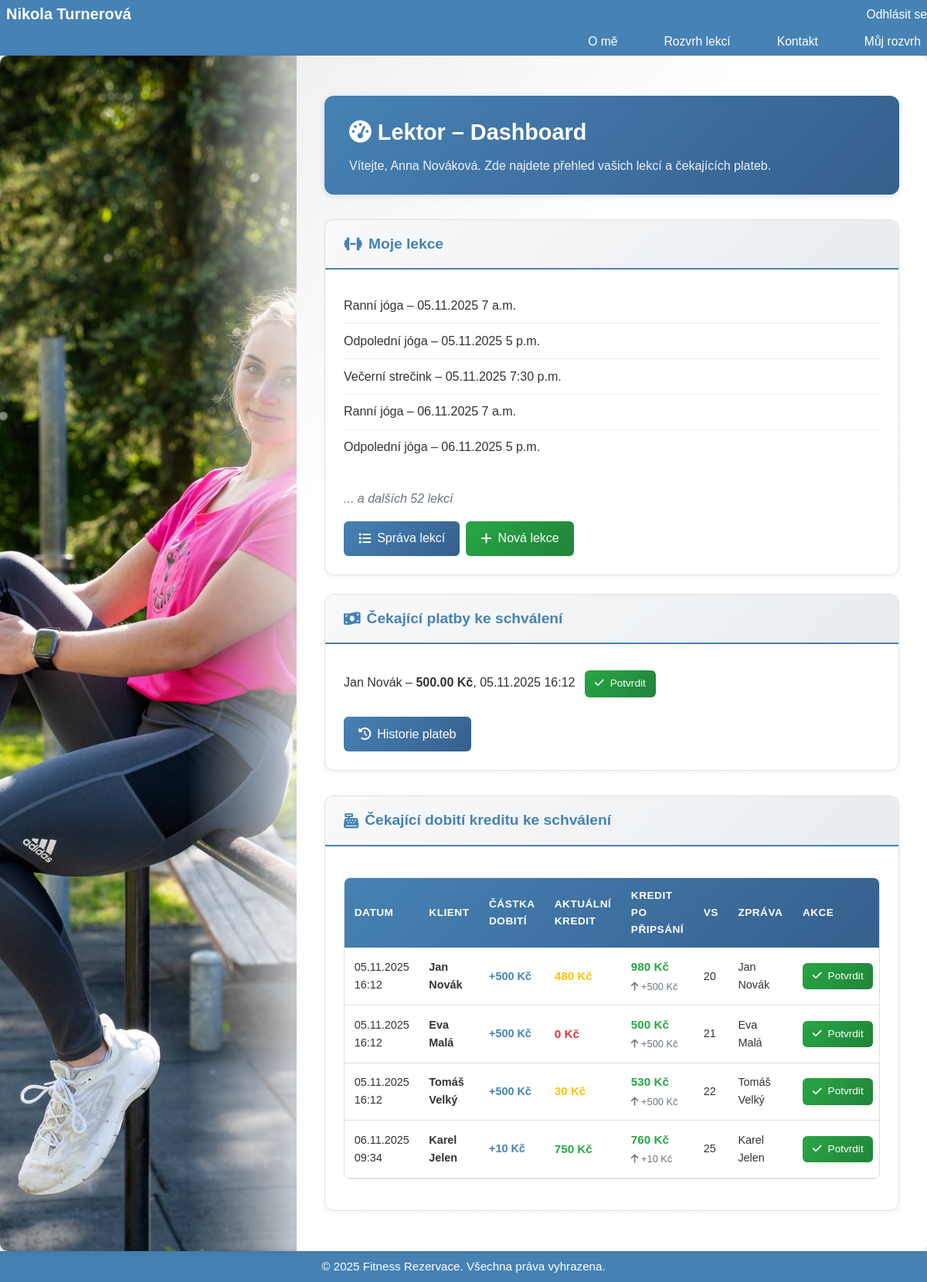
The app's page /accounts/instructor/dashboard/ (signed in) with its own data.
### accounts/models.py (models this page shows, shortened)
class User(AbstractUser):
    USER_TYPE_CHOICES = (
        ('instructor', 'Lektor'),
        ('client', 'Klient'),
    )
    user_type = models.CharField(max_length=10, choices=USER_TYPE_CHOICES)
    credits = models.DecimalField(
        max_digits=10,
        decimal_places=2,
        default=0,
        validators=[MinValueValidator(0)]
    )
    phone = models.CharField(max_length=20, blank=True)
    bio = models.TextField(blank=True)
    @property
    def is_instructor(self) -> bool:
        return self.user_type == 'instructor'

### bookings/models.py (models this page shows, shortened)
class Lesson(models.Model):
    instructor = models.ForeignKey(
        settings.AUTH_USER_MODEL,
        on_delete=models.CASCADE,
        related_name='instructor_lessons',
        limit_choices_to={'user_type': 'instructor'}
    )
    title = models.CharField(max_length=200)
    description = models.TextField(blank=True)
    price = models.DecimalField(max_digits=10, decimal_places=2)
    duration = models.IntegerField(help_text="Délka lekce v minutách")
    capacity = models.IntegerField(help_text="Maximální počet účastníků")
    date = models.DateField(help_text="Datum konání lekce", default=timezone.now)
    start_time = models.TimeField(help_text="Čas začátku lekce", default="09:00")
    location = models.CharField(max_length=200, help_text="Místo konání lekce", default="Fitness centrum")
    category = models.ForeignKey(
        Category,
        on_delete=models.SET_NULL,
        null=True,
        blank=True,
        related_name='lessons',
        verbose_name='Kategorie'
    )

### payments/models.py (models this page shows, shortened)
class Payment(models.Model):
    STATUS_CHOICES = (
        ('pending', 'Čeká na potvrzení'),
        ('confirmed', 'Potvrzeno'),
        ('cancelled', 'Zrušeno'),
    )
    client = models.ForeignKey(
        settings.AUTH_USER_MODEL,
        on_delete=models.CASCADE,
        related_name='payments_made',
        limit_choices_to={'user_type': 'client'}
    )
    instructor = models.ForeignKey(
        settings.AUTH_USER_MODEL,
        on_delete=models.CASCADE,
        related_name='payments_received',
        limit_choices_to={'user_type': 'instructor'}
    )
    amount = models.DecimalField(max_digits=10, decimal_places=2)
    status = models.CharField(max_length=10, choices=STATUS_CHOICES, default='pending')
    created_at = models.DateTimeField(auto_now_add=True)
    qr_code = models.ImageField(upload_to='qr_codes/', blank=True)
    class Meta:
        ordering = ['-created_at']

class TopUp(models.Model):
    STATUS_CHOICES = (
        ('pending', 'Čeká na platbu'),
        ('confirmed', 'Připsáno'),
        ('cancelled', 'Zrušeno'),
    )
    user = models.ForeignKey(
        settings.AUTH_USER_MODEL,
        on_delete=models.CASCADE,
        related_name='topups'
    )
    amount = models.DecimalField(max_digits=10, decimal_places=2)
    variable_symbol = models.CharField(max_length=20, help_text='Variabilní symbol, typicky ID klienta.')
    message = models.CharField(max_length=70, blank=True)
    status = models.CharField(max_length=10, choices=STATUS_CHOICES, default='pending')
    created_at = models.DateTimeField(auto_now_add=True)
    qr_code = models.ImageField(upload_to='qr_codes/', blank=True)
    credited_at = models.DateTimeField(null=True, blank=True, help_text='Kdy byly připsány kredity (po potvrzení).')
    class Meta:
        ordering = ['-created_at']

### accounts/views.py (the view)
# urls.py: path('instructor/dashboard/', views.InstructorDashboardView.as_view(), name='instructor_dashboard'),
class InstructorDashboardView(LoginRequiredMixin, TemplateView):
	template_name = 'accounts/instructor_dashboard.html'
	def dispatch(self, request, *args, **kwargs):
		if not request.user.is_authenticated or request.user.user_type != 'instructor':
			return redirect('about')
		return super().dispatch(request, *args, **kwargs)
	def get_context_data(self, **kwargs):
		context = super().get_context_data(**kwargs)
		context['pending_topups'] = TopUp.objects.filter(status='pending').select_related('user').order_by('created_at')
		context['pending_payments'] = (
			Payment.objects
			.filter(instructor=self.request.user, status='pending')
			.select_related('client')
			.order_by('-created_at')[:10]
		)
		context['recent_lessons'] = self.request.user.instructor_lessons.all()[:5]
		return context

### templates/accounts/instructor_dashboard.html (shortened to what this page needs)
{% extends 'base.html' %}
{% load static %}
{% block content %}
<div class="dashboard-container">
    <div class="dashboard-header">
        <h2><i class="fas fa-tachometer-alt"></i> Lektor – Dashboard</h2>
        <p>Vítejte, {{ request.user.get_full_name|default:request.user.username }}. Zde najdete přehled vašich lekcí a čekajících plateb.</p>
    </div>
    <div class="dashboard-grid">
        <div class="card">
            <div class="card-header">
                <h3 class="card-title"><i class="fas fa-dumbbell"></i> Moje lekce</h3>
            </div>
            <div class="card-body">
                {% with lessons=request.user.instructor_lessons.all %}
                    {% if lessons %}
                        <ul class="lesson-list">
                            {% for l in lessons|slice:':5' %}
                                <li>{{ l.title }} – {{ l.date|date:'d.m.Y' }} {{ l.start_time }}</li>
                            {% endfor %}
                        </ul>
                        {% if lessons.count > 5 %}
                            <p class="empty-state">... a dalších {{ lessons.count|add:"-5" }} lekcí</p>
                        {% endif %}
                    {% else %}
                        <p class="empty-state">Zatím nemáte vytvořené žádné lekce.</p>
                    {% endif %}
                {% endwith %}
                <div class="btn-group">
                    <a class="btn" href="{% url 'bookings:instructor_lessons' %}">
                        <i class="fas fa-list"></i> Správa lekcí
                    </a>
                    <a class="btn btn-success" href="{% url 'bookings:lesson_create' %}">
                        <i class="fas fa-plus"></i> Nová lekce
                    </a>
                </div>
            </div>
        </div>
        <div class="card">
            <div class="card-header">
                <h3 class="card-title"><i class="fas fa-money-bill-wave"></i> Čekající platby ke schválení</h3>
            </div>
            <div class="card-body">
                {% if pending_payments %}
                    <ul class="lesson-list">
                        {% for p in pending_payments %}
                            <li>
                                {{ p.client.get_full_name|default:p.client.username }} – <strong>{{ p.amount }} Kč</strong>, {{ p.created_at|date:'d.m.Y H:i' }}
                                <a class="btn btn-success btn-sm" style="margin-left:8px;" href="{% url 'payment_confirm' p.id %}">
                                    <i class="fas fa-check"></i> Potvrdit
                                </a>
                            </li>
                        {% endfor %}
                    </ul>
                {% else %}
                    <p class="empty-state">Žádné čekající platby.</p>
                {% endif %}
                <div class="btn-group">
                    <a class="btn" href="{% url 'payment_history' %}">
                        <i class="fas fa-history"></i> Historie plateb
                    </a>
                </div>
            </div>
        </div>
    </div>
    <div class="card topup-full-section">
        <div class="card-header">
            <h3 class="card-title"><i class="fas fa-cash-register"></i> Čekající dobití kreditu ke schválení</h3>
        </div>
        <div class="card-body">
            {% with topups=pending_topups %}
                {% if topups %}
                    <div class="table-container">
                        <table class="modern-table">
                            <thead>
                                <tr>
                                    <th>Datum</th>
                                    <th>Klient</th>
                                    <th>Částka dobití</th>
                                    <th>Aktuální kredit</th>
                                    <th>Kredit po připsání</th>
                                    <th>VS</th>
                                    <th>Zpráva</th>
                                    <th>Akce</th>
                                </tr>
                            </thead>
                            <tbody>
                                {% for t in topups %}
                                <tr>
                                    <td>{{ t.created_at|date:"d.m.Y H:i" }}</td>
                                    <td><strong>{{ t.user.get_full_name|default:t.user.username }}</strong></td>
                                    <td><strong style="color: #4682b4;">+{{ t.amount|floatformat:0 }} Kč</strong></td>
                                    <td>
                                        <div class="credit-display {% if t.user.credits == 0 %}credit-zero{% elif t.user.credits < 500 %}credit-low{% else %}credit-ok{% endif %}">
                                            {{ t.user.credits|floatformat:0 }} Kč
                                        </div>
                                    </td>
                                    <td>
                                        <div class="credit-display credit-ok">
                                            {{ t.user.credits|add:t.amount|floatformat:0 }} Kč
                                        </div>
                                        <div class="credit-after">
                                            <i class="fas fa-arrow-up"></i> +{{ t.amount|floatformat:0 }} Kč
                                        </div>
                                    </td>
                                    <td>{{ t.variable_symbol }}</td>
                                    <td>{{ t.message|truncatewords:4 }}</td>
                                    <td>
                                        <a href="{% url 'topup_approve' t.id %}" class="btn btn-success btn-sm">
                                            <i class="fas fa-check"></i> Potvrdit
                                        </a>
                                    </td>
                                </tr>
                                {% endfor %}
                            </tbody>
                        </table>
                    </div>
                {% else %}
                    <p class="empty-state" style="text-align: center; padding: 2rem;">
                        <i class="fas fa-inbox" style="font-size: 2rem; color: #4682b4; display: block; margin-bottom: 0.5rem;"></i>
                        Žádná čekající dobití.
                    </p>
                {% endif %}
            {% endwith %}
        </div>
    </div>
</div>
{% endblock %}

### templates/base.html (shortened to what this page needs)
{% load static %}
<!DOCTYPE html>
<html lang="cs">
<head>
    <link rel="stylesheet" href="{% static 'css/style.css' %}?v=3">
    <link rel="stylesheet" href="https://cdnjs.cloudflare.com/ajax/libs/font-awesome/6.4.0/css/all.min.css">
</head>
<body class="{% block body_class %}{% endblock %}">
<div class="page-wrapper">
    <header class="flex-header">
        <div class="header-top">
            <div class="logo">Nikola Turnerová</div>
            <div class="auth-top">
                {% if user.is_authenticated %}
                    <form method="post" action="{% url 'accounts:logout' %}" style="display:inline; margin:0;">
                        <button type="submit" class="auth-link" style="background:none; border:none; cursor:pointer; font-family:inherit; font-size:inherit; color:inherit; padding:0;">Odhlásit se</button>
                    </form>
                {% else %}
                    <a href="{% url 'accounts:login' %}" class="login-link">Přihlásit se</a>
                    <a href="{% url 'accounts:register' %}" class="register-link">Registrace</a>
                {% endif %}
            </div>
        </div>
        <div class="header-bottom">
            <nav class="site-nav">
                <div class="nav-bottom-right">
                    <a href="{% url 'about' %}">O mě</a>
                    <a href="{% url 'lessons' %}">Rozvrh lekcí</a>
                    <a href="{% url 'contact' %}">Kontakt</a>
                    {% if user.is_authenticated %}
                        {% if user.is_instructor %}
                            <a href="{% url 'accounts:instructor_dashboard' %}">Můj rozvrh</a>
                        {% else %}
                            <a href="{% url 'accounts:client_dashboard' %}">Moje rezervace</a>
                        {% endif %}
                    {% endif %}
                </div>
            </nav>
        </div>
    </header>
    <div class="flex-content">
        <aside class="flex-sidebar" aria-hidden="true">
        </aside>
        <main class="flex-main">
            {% block content %}{% endblock %}
        </main>
    </div>
    <footer class="flex-footer">
        <p class="footer-brand">&copy; {% now "Y" %} Fitness Rezervace. Všechna práva vyhrazena.</p>
    </footer>
</div>
</body>
</html>

### static/css/style.css (style rules this page uses)
* { margin: 0; padding: 0; box-sizing: border-box; }
:root { --header-h: 72px; --footer-h: 40px; }
html, body { height: 100%; margin: 0; }
body { font-family: 'Poppins', sans-serif; color: #333; line-height: 1.6; min-height: 100vh; background-color: #f0f0f0; padding: 0; overflow: hidden; }
.page-wrapper { height: 100vh; display: flex; flex-direction: column; width: 100%; position: relative; overflow: hidden; }
.flex-header { display: flex; flex-direction: column; align-items: stretch; height: var(--header-h); padding: 0 0 0 8px; color: white; width: 100%; background-color: #4682b4; box-shadow: 0 2px 12px rgba(0,0,0,0.06); flex: 0 0 auto; font-size: 0.98rem; overflow: visible; }
.header-top { display: flex; align-items: center; justify-content: flex-start; height: calc(var(--header-h) / 2); position: relative; }
.auth-top { display: flex; gap: 8px; align-items: center; position: absolute; right: 0; top: 6px; }
.header-bottom { display: flex; align-items: center; height: calc(var(--header-h) / 2); }
.nav-bottom-right { margin-left: auto; display: flex; gap: 14px; align-items: center; }
.flex-content { display: flex; width: 100%; gap: 0; align-items: stretch; height: calc(100vh - var(--header-h) - var(--footer-h)); }
.flex-sidebar { flex: 0 0 32%; min-width: 240px; position: relative; border-radius: 10px 0 0 10px; overflow: hidden; box-shadow: 0 2px 10px rgba(0,0,0,0.08); background-image: url('../img/hero-bg.jpg'); background-size: cover; background-position: center; height: 100%; }
.flex-sidebar::after { content: ''; position: absolute; right: -40px; top: 0; width: 180px; height: 100%; pointer-events: none; background: linear-gradient(to right, rgba(255,255,255,0) 0%, rgba(240,240,240,0.4) 40%, rgba(255,255,255,0.95) 100%); }
nav.site-nav { display: flex; align-items: center; flex: 1; gap: 12px; }
nav.site-nav a { color: white; text-decoration: none; font-weight: 500; transition: all 0.2s ease; }
.auth-top a, .nav-bottom-right a { color: white; }
.header-bottom .nav-bottom-right a { padding: 6px 8px; font-size: 0.98rem; }
.flex-main::before { content: ''; position: absolute; left: -160px; top: 0; width: 160px; height: 100%; pointer-events: none; background: linear-gradient(to right, rgba(255,255,255,0) 0%, rgba(255,255,255,0.6) 50%, rgba(255,255,255,1) 100%); }
.flex-main { flex: 1; position: relative; background: linear-gradient(135deg, rgba(240,240,240,0.95) 0%, rgba(255,255,255,0.98) 25%, white 100%); border-radius: 0 10px 10px 0; padding: 20px; box-shadow: 0 2px 10px rgba(0,0,0,0.06); height: 100%; overflow: auto; }
.flex-footer { display: flex; justify-content: center; align-items: center; background-color: #4682b4;; color: white; height: var(--footer-h); width: 100%; padding: 0 16px; flex: 0 0 auto; font-size: 0.95rem; }
.logo { font-size: 20px; font-weight: 600; text-decoration: none; color: white; }
nav a { text-decoration: none; color: white; margin-left: 30px; font-weight: 500; transition: opacity 0.3s; }
.btn { display: inline-block; padding: 12px 30px; background-color: #4682b4;; color: white; text-decoration: none; border-radius: 5px; font-weight: 500; transition: background-color 0.3s; }
.dashboard-container { max-width: 1400px; width: 100%; flex: 3; }

### records on screen
User: user.get_full_name "Anna Nováková"
Lesson: title "Ranní jóga", date "05.11.2025", start_time "7 a.m."
Lesson: title "Odpolední jóga", date "05.11.2025", start_time "5 p.m."
Lesson: title "Večerní strečink", date "05.11.2025", start_time "7:30 p.m."
Lesson: title "Ranní jóga", date "06.11.2025", start_time "7 a.m."
Lesson: title "Odpolední jóga", date "06.11.2025", start_time "5 p.m."
Payment: client.get_full_name "Jan Novák", amount "500.00", created_at "05.11.2025 16:12"
TopUp: created_at "05.11.2025 16:12", user.get_full_name "Jan Novák", amount "500", user.credits "480", user.credits|add "980", variable_symbol "20", message "Jan Novák"
TopUp: created_at "05.11.2025 16:12", user.get_full_name "Eva Malá", amount "500", user.credits "0", user.credits|add "500", variable_symbol "21", message "Eva Malá"
TopUp: created_at "05.11.2025 16:12", user.get_full_name "Tomáš Velký", amount "500", user.credits "30", user.credits|add "530", variable_symbol "22", message "Tomáš Velký"
TopUp: created_at "06.11.2025 09:34", user.get_full_name "Karel Jelen", amount "10", user.credits "750", user.credits|add "760", variable_symbol "25", message "Karel Jelen"

### other values on screen
{{ lessons.count|add:"-5" }} "52"
